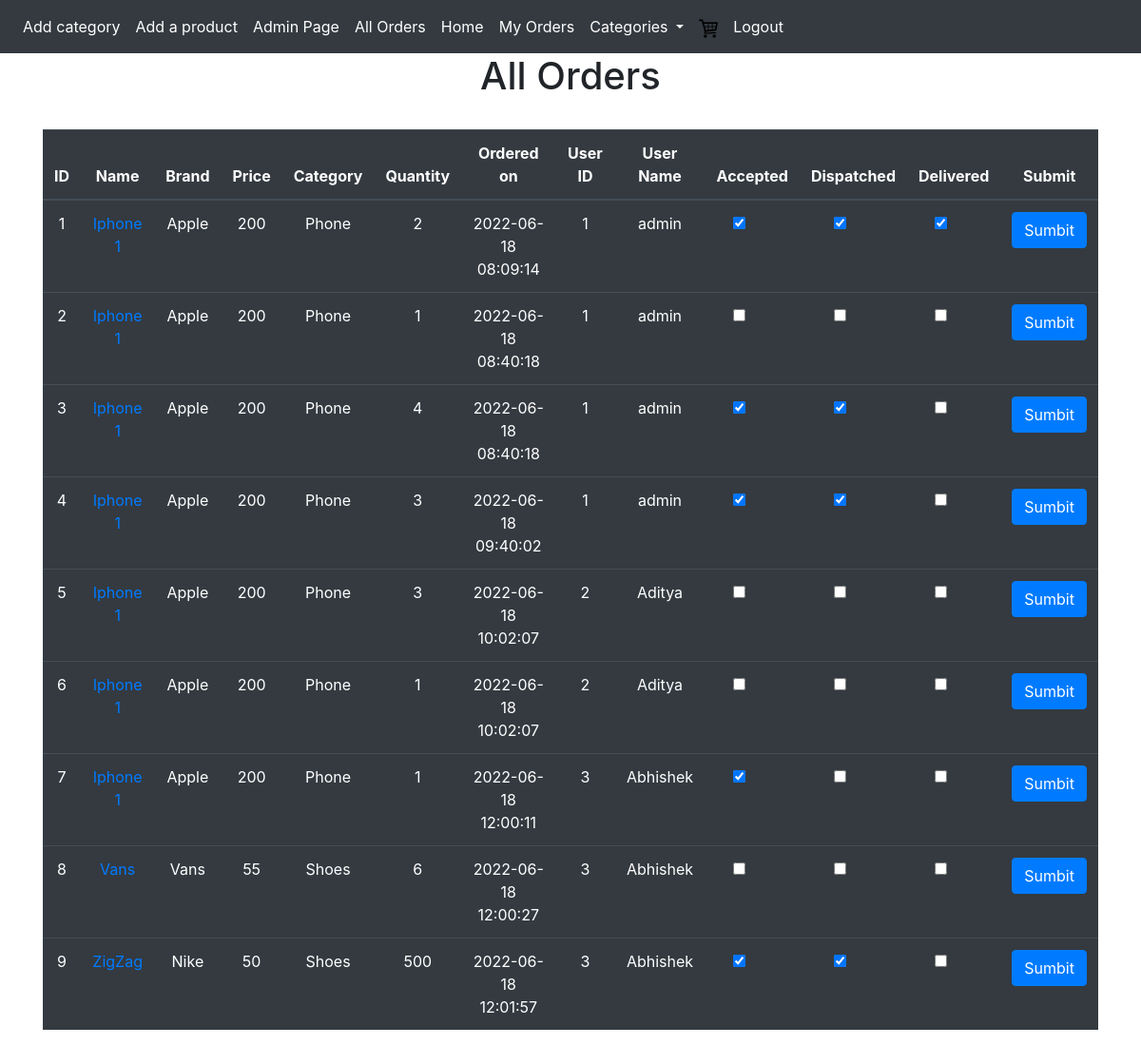
Page /all_orders (signed in) on the committed database.
### website/models.py (models this page shows)
class Product(db.Model):
    id = db.Column(db.Integer,primary_key=True)
    name = db.Column(db.String(20))
    price = db.Column(db.Integer)
    brand = db.Column(db.String(20))
    qty = db.Column(db.Integer)
    description = db.Column(db.String(300))
    image = db.Column(db.String(200), default="image.jpg")
    category_id = db.Column(db.Integer, db.ForeignKey('category.id'))

class Category(db.Model):
    id = db.Column(db.Integer,primary_key=True)
    image = db.Column(db.String(200), default="image.jpg")
    name = db.Column(db.String(20),unique=True)
    products = db.relationship("Product",backref='category', cascade='all, delete-orphan')

class Orders(db.Model):
    id = db.Column(db.Integer,primary_key=True)
    product_id = db.Column(db.Integer)
    quantity = db.Column(db.Integer)
    user_id = db.Column(db.Integer, db.ForeignKey('user.id'))
    ordered_on = db.Column(db.DateTime(timezone=True),default = func.now())
    order_accepted = db.Column(db.Boolean, unique=False, default=False)
    order_dispatched = db.Column(db.Boolean, unique=False, default=False)
    order_delivered = db.Column(db.Boolean, unique=False, default=False)

class User(db.Model, UserMixin):
    id = db.Column(db.Integer,primary_key=True)
    email = db.Column(db.String(150), unique = True)
    password = db.Column(db.String(150))
    first_name = db.Column(db.String(150))
    address = db.Column(db.String(150))
    cart = db.relationship('Cart',uselist=False, cascade='all, delete-orphan')

### website/views.py (the view)
@views.route("/all_orders")
@login_required
def all_orders():
    if current_user.first_name == 'admin':
        if request.method == "POST":
            return "Good Job"
        else:
            all_orders = Orders.query.all()
            order_data = []
            for order in all_orders:
                data = {}
                data["id"] = order.id
                data["product_name"] = Product.query.get(order.product_id).name
                data["brand"] = Product.query.get(order.product_id).brand
                data["price"] = Product.query.get(order.product_id).price
                data["category_name"] = Category.query.get(Product.query.get(order.product_id).category_id).name
                data["ordered_on"] = order.ordered_on
                data["quantity"] = order.quantity
                data["accepted"] = order.order_accepted
                data["dispatched"] = order.order_dispatched
                data["delivered"] = order.order_delivered
                data["order_id"] = order.id
                data["user_id"] = User.query.get(order.user_id).id
                data["user_name"] = User.query.get(order.user_id).first_name
                data["user_address"] = User.query.get(order.user_id).address
                order_data.append(data)
            return render_template("admin/all_orders.html",orders=order_data,user=current_user)
    else:
        flash("Only Admin can access the page", category="error")
        return redirect(url_for("views.index"))

### website/__init__.py (called while the page is built)
def create_app():
    app = Flask(__name__)
    app.config['SECRET_KEY'] = "asdsadas"
    app.config["SQLALCHEMY_DATABASE_URI"] = f"sqlite:///{DB_NAME}"
    app.config["SQLALCHEMY_TRACK_MODIFICATIONS"] = False
    app.config['UPLOAD_FOLDER'] = UPLOAD_FOLDER
    db.init_app(app)
    from . import models
    create_database(app)
    from .models import User
    with app.app_context():
        admin = User.query.filter_by(first_name = "admin").first()
        if not admin:
            create_admin(User,db)
    from .views import views
    from .auth import auth
    app.register_blueprint(views, url_prefix="/" )
    app.register_blueprint(auth, url_prefix = "/" )
    login_manager = LoginManager()
    login_manager.login_view = "auth.login"
    login_manager.init_app(app)
    @login_manager.user_loader
    def load_user(id):
        return models.User.query.get(int(id))
    return app

### website/templates/admin/all_orders.html
{% extends "base.html" %}
{% block content %}
    <h1 align="center">All Orders</h1>
    <br />
    <table class="table table-dark">
        <thead>
        <tr>
            <th style="text-align: center;" scope="col">ID</th>
            <th style="text-align: center;" scope="col">Name</th>
            <th style="text-align: center;" scope="col">Brand</th>
            <th style="text-align: center;" scope="col">Price</th>
            <th style="text-align: center;" scope="col">Category</th>
            <th style="text-align: center;" scope="col">Quantity</th>
            <th style="text-align: center;" scope="col">Ordered on</th>
            <th style="text-align: center;" scope="col">User ID</th>
            <th style="text-align: center;" scope="col">User Name</th>
            <th style="text-align: center;" scope="col">Accepted</th>
            <th style="text-align: center;" scope="col">Dispatched</th>
            <th style="text-align: center;" scope="col">Delivered</th>
            <th style="text-align: center;" scope="col">Submit</th>
        </tr>
        </thead>
        <tbody>
            {% for product in orders %}
            <tr>
                <td>{{product.order_id}}</td>
                <td><a href = "/{{product.product_name}}/product_details">{{product.product_name}}</a></td>
                <td>{{product.brand}}</td>
                <td>{{product.price}}</td>
                <td>{{product.category_name}}</td>
                <td>{{product.quantity}}</td>
                <td>{{product.ordered_on}}</td>
                <td>{{product.user_id}}</td>
                <td>{{product.user_name}}</td>
                <form action="/update_order/{{product.id}}" method="post" >
                    {% if product.accepted %}
                    <td><input class="form-check-input" type="checkbox" name="accepted" value="True" id="flexCheckDefault" checked></td>
                    {% else %}
                    <td><input class="form-check-input" type="checkbox" name="accepted" value="True" id="flexCheckDefault"></td>
                    {% endif %}
                    {% if product.dispatched %}
                    <td><input class="form-check-input" type="checkbox" name="dispatched" value="True" id="flexCheckDefault" checked></td>
                    {% else %}
                    <td><input class="form-check-input" type="checkbox" name="dispatched" value="True" id="flexCheckDefault"></td>
                    {% endif %}
                    {% if product.delivered %}
                    <td><input class="form-check-input" type="checkbox" name="delivered" value="True" id="flexCheckDefault" checked></td>
                    {% else %}
                    <td><input class="form-check-input" type="checkbox" name="delivered" value="True" id="flexCheckDefault"></td>
                    {% endif %}
                    <td><input type="submit" class="btn btn-primary btn-block" value="Sumbit" /></td>
                </form>
            </tr>
            {% endfor %}
        </tbody>
    </table>
{% endblock content %}

### website/static/css/cardss.css (style rules this page uses)
td { text-align: center; }
th { text-align: center; }

### website/templates/base.html (style rules this page uses)
th { "text-align: center;" }

### rows in the picture
Product: order_id "1", product_name "Iphone 1", brand "Apple", price "200", category_name "Phone", quantity "2", ordered_on "2022-06-18 08:09:14", user_id "1", user_name "admin", order_id "2", quantity "1", ordered_on "2022-06-18 08:40:18", product_name "Iphone 1" "Iphone 1" "Iphone 1" "Iphone 1" "Iphone 1", brand "Apple" "Apple" "Apple" "Apple" "Apple"
Category: category_name "Phone" "Phone" "Phone" "Phone" "Phone"
Orders: ordered_on "2022-06-18 08:40:18"
User: user_name "admin" "admin"
Orders: ordered_on "2022-06-18 09:40:02"
Orders: ordered_on "2022-06-18 10:02:07"
User: user_name "Aditya" "Aditya"
Orders: ordered_on "2022-06-18 10:02:07"
Orders: ordered_on "2022-06-18 12:00:11"
User: user_name "Abhishek" "Abhishek" "Abhishek"
Product: product_name "Vans", brand "Vans"
Category: category_name "Shoes" "Shoes"
Orders: ordered_on "2022-06-18 12:00:27"
Product: product_name "ZigZag", brand "Nike"
Orders: quantity "500", ordered_on "2022-06-18 12:01:57"

### other values in the picture
{{ product.order_id }} "3" "4" "5" "6" "7" "8" "9"
{{ product.price }} "200" "200" "200" "200" "200" "55" "50"
{{ product.quantity }} "4" "3" "3" "1" "1" "6"
{{ product.user_id }} "1" "1" "2" "2" "3" "3" "3"
